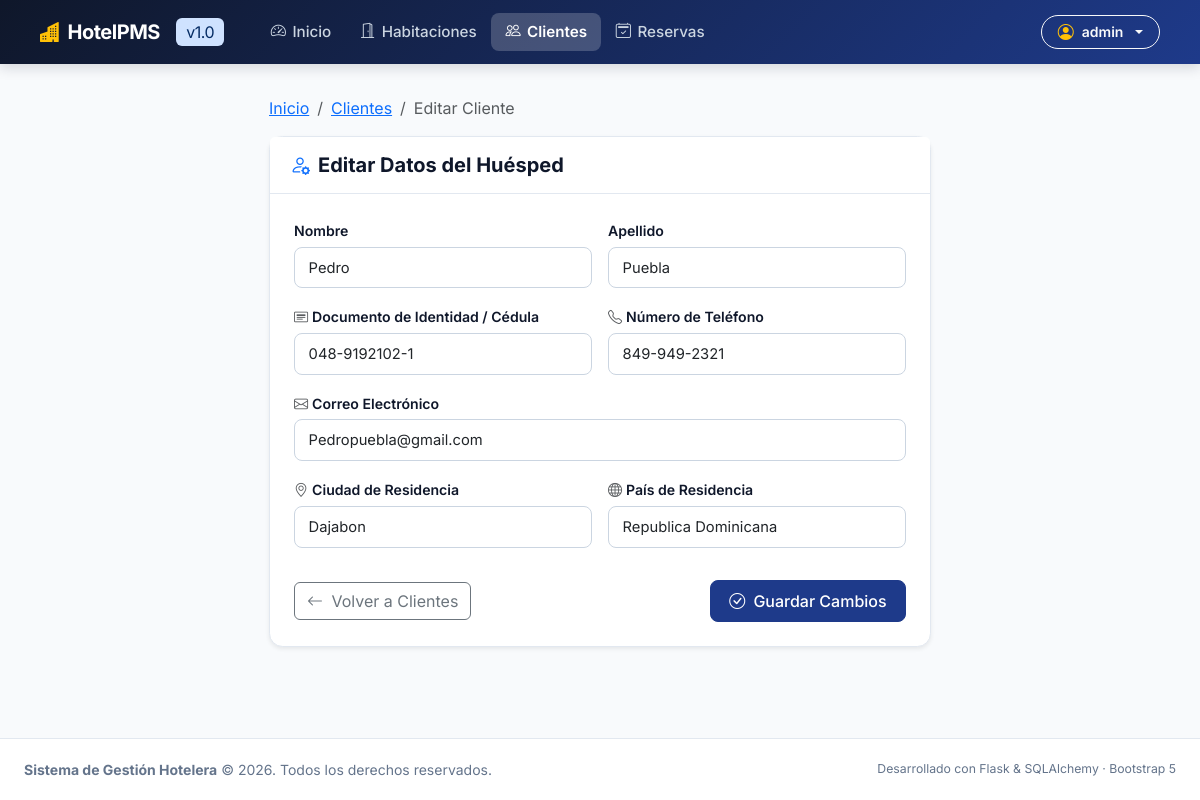
Page /clientes/editar/5 (signed in) on the committed database.
### app/models.py (models this page shows, shortened)
class Usuario(database.Model, UserMixin):
    __tablename__ = "usuarios"
    id: Mapped[int] = mapped_column(primary_key=True)
    username: Mapped[str] = mapped_column(String(50), unique=True, index=True)
    email: Mapped[str] = mapped_column(String(120), unique=True, index=True)
    password_hash: Mapped[str] = mapped_column(String(255))
    nombre_completo: Mapped[str | None] = mapped_column(String(100), default=None)
    rol: Mapped[str] = mapped_column(String(20), default="admin")
    fecha_creacion: Mapped[date] = mapped_column(default=date.today)

class Cliente(database.Model):
    __tablename__ = "clientes"
    id: Mapped[int] = mapped_column(primary_key=True)
    nombre: Mapped[str] = mapped_column(String(60))
    apellido: Mapped[str] = mapped_column(String(60))
    id_documento: Mapped[str] = mapped_column(String(30), unique=True)
    telefono: Mapped[str] = mapped_column(String(25))
    correo: Mapped[str] = mapped_column(String(120), unique=True)
    ciudad_residencia: Mapped[str | None] = mapped_column(String(80), nullable=True)
    pais_residencia: Mapped[str | None] = mapped_column(String(80), nullable=True)
    fecha_registro: Mapped[date] = mapped_column(default=date.today)

### app/routes.py (the view, shortened to what this page needs)
@aplicacion.route("/clientes/editar/<int:id>", methods=["GET", "POST"])
@login_required
def editar_cliente(id):
    cliente = Cliente.query.get_or_404(id)
    formulario = ClienteForm(obj=cliente)
    return render_template("editar_cliente.html", formulario=formulario, cliente=cliente)

### app/forms.py
class ClienteForm(FlaskForm):
    nombre = StringField("Nombre", validators=[DataRequired(message="El nombre es obligatorio.")])
    apellido = StringField("Apellido", validators=[DataRequired(message="El apellido es obligatorio.")])
    id_documento = StringField("Documento de Identidad / Cédula", validators=[DataRequired(message="El documento es obligatorio.")])
    telefono = StringField("Número de Teléfono", validators=[DataRequired(message="El teléfono es obligatorio.")])
    correo = StringField(
        "Correo Electrónico",
        validators=[
            DataRequired(message="El correo es obligatorio."),
            Email(message="Introduce un correo electrónico válido.")
        ]
    )
    ciudad_residencia = StringField("Ciudad de Residencia", validators=[Optional()])
    pais_residencia = StringField("País de Residencia", validators=[Optional()])
    enviar = SubmitField("Guardar Huésped")

### app/__init__.py (called while the page is built)
@login_manager.user_loader
def load_user(user_id: str):
    return app.models.Usuario.query.get(int(user_id))

### app/templates/editar_cliente.html (shortened to what this page needs)
{% extends "base.html" %}
{% block content %}
<div class="row justify-content-center">
    <div class="col-lg-7 col-md-9">
        <nav aria-label="breadcrumb" class="mb-3">
            <ol class="breadcrumb">
                <li class="breadcrumb-item"><a href="{{ url_for('inicio') }}">Inicio</a></li>
                <li class="breadcrumb-item"><a href="{{ url_for('clientes') }}">Clientes</a></li>
                <li class="breadcrumb-item active" aria-current="page">Editar Cliente</li>
            </ol>
        </nav>
        <div class="card card-hotel shadow-sm">
            <div class="card-header bg-white py-3">
                <h5 class="fw-bold mb-0 d-flex align-items-center gap-2">
                    <i class="bi bi-person-gear text-primary"></i>
                    <span>Editar Datos del Huésped</span>
                </h5>
            </div>
            <div class="card-body p-4">
                <form method="POST" novalidate>
                    <div class="row g-3 mb-3">
                        <div class="col-sm-6">
                            <label class="form-label" for="{{ formulario.nombre.id }}">
                                {{ formulario.nombre.label.text }}
                            </label>
                            {{ formulario.nombre(class="form-control" + (" is-invalid" if formulario.nombre.errors else "")) }}
                        </div>
                        <div class="col-sm-6">
                            <label class="form-label" for="{{ formulario.apellido.id }}">
                                {{ formulario.apellido.label.text }}
                            </label>
                            {{ formulario.apellido(class="form-control" + (" is-invalid" if formulario.apellido.errors else "")) }}
                        </div>
                    </div>
                    <div class="row g-3 mb-3">
                        <div class="col-sm-6">
                            <label class="form-label" for="{{ formulario.id_documento.id }}">
                                <i class="bi bi-card-heading text-muted me-1"></i>{{ formulario.id_documento.label.text }}
                            </label>
                            {{ formulario.id_documento(class="form-control" + (" is-invalid" if formulario.id_documento.errors else "")) }}
                        </div>
                        <div class="col-sm-6">
                            <label class="form-label" for="{{ formulario.telefono.id }}">
                                <i class="bi bi-telephone text-muted me-1"></i>{{ formulario.telefono.label.text }}
                            </label>
                            {{ formulario.telefono(class="form-control" + (" is-invalid" if formulario.telefono.errors else "")) }}
                        </div>
                    </div>
                    <div class="mb-3">
                        <label class="form-label" for="{{ formulario.correo.id }}">
                            <i class="bi bi-envelope text-muted me-1"></i>{{ formulario.correo.label.text }}
                        </label>
                        {{ formulario.correo(class="form-control" + (" is-invalid" if formulario.correo.errors else ""), type="email") }}
                    </div>
                    <div class="row g-3 mb-4">
                        <div class="col-sm-6">
                            <label class="form-label" for="{{ formulario.ciudad_residencia.id }}">
                                <i class="bi bi-geo-alt text-muted me-1"></i>{{ formulario.ciudad_residencia.label.text }}
                            </label>
                            {{ formulario.ciudad_residencia(class="form-control" + (" is-invalid" if formulario.ciudad_residencia.errors else "")) }}
                        </div>
                        <div class="col-sm-6">
                            <label class="form-label" for="{{ formulario.pais_residencia.id }}">
                                <i class="bi bi-globe text-muted me-1"></i>{{ formulario.pais_residencia.label.text }}
                            </label>
                            {{ formulario.pais_residencia(class="form-control" + (" is-invalid" if formulario.pais_residencia.errors else "")) }}
                        </div>
                    </div>
                    <div class="d-flex justify-content-between align-items-center pt-2">
                        <a href="{{ url_for('clientes') }}" class="btn btn-outline-secondary">
                            <i class="bi bi-arrow-left me-1"></i> Volver a Clientes
                        </a>
                        <button type="submit" class="btn btn-hotel-primary">
                            <i class="bi bi-check-circle me-1"></i> Guardar Cambios
                        </button>
                    </div>
                </form>
            </div>
        </div>
    </div>
</div>
{% endblock %}

### app/templates/base.html (shortened to what this page needs)
<!DOCTYPE html>
<html lang="es">
<head>
    <link href="https://cdn.jsdelivr.net/npm/bootstrap@5.3.3/dist/css/bootstrap.min.css" rel="stylesheet">
    <link rel="stylesheet" href="https://cdn.jsdelivr.net/npm/bootstrap-icons@1.11.3/font/bootstrap-icons.min.css">
    <link rel="stylesheet" href="{{ url_for('static', filename='style.css') }}">
</head>
<body>
    <nav class="navbar navbar-expand-lg navbar-dark navbar-hotel sticky-top">
        <div class="container-fluid px-lg-4">
            <a class="navbar-brand" href="{{ url_for('inicio') }}">
                <i class="bi bi-buildings-fill text-warning"></i>
                <span>HotelPMS</span>
                <span class="badge bg-primary-subtle text-primary-emphasis ms-2 fs-6 fw-normal d-none d-sm-inline">v1.0</span>
            </a>
            <div class="collapse navbar-collapse" id="navMenu">
                <ul class="navbar-nav me-auto mb-2 mb-lg-0 ms-lg-3">
                    <li class="nav-item">
                        <a class="nav-link {% if request.endpoint == 'inicio' %}active{% endif %}" href="{{ url_for('inicio') }}">
                            <i class="bi bi-speedometer2"></i> Inicio
                        </a>
                    </li>
                    <li class="nav-item">
                        <a class="nav-link {% if request.endpoint and 'habitacion' in request.endpoint %}active{% endif %}" href="{{ url_for('habitaciones') }}">
                            <i class="bi bi-door-open"></i> Habitaciones
                        </a>
                    </li>
                    <li class="nav-item">
                        <a class="nav-link {% if request.endpoint and 'cliente' in request.endpoint %}active{% endif %}" href="{{ url_for('clientes') }}">
                            <i class="bi bi-people"></i> Clientes
                        </a>
                    </li>
                    <li class="nav-item">
                        <a class="nav-link {% if request.endpoint and 'reserva' in request.endpoint %}active{% endif %}" href="{{ url_for('reservas') }}">
                            <i class="bi bi-calendar2-check"></i> Reservas
                        </a>
                    </li>
                </ul>
                <div class="d-flex align-items-center gap-2">
                    {% if current_user.is_authenticated %}
                        <div class="dropdown">
                            <button class="btn btn-sm btn-outline-light dropdown-toggle d-flex align-items-center gap-2 py-1 px-3 rounded-pill" type="button" data-bs-toggle="dropdown" aria-expanded="false">
                                <i class="bi bi-person-circle text-warning fs-6"></i>
                                <span class="fw-semibold">{{ current_user.username }}</span>
                            </button>
                        </div>
                    {% endif %}
                </div>
            </div>
        </div>
    </nav>
    <main class="container-fluid px-lg-4 my-3 flex-grow-1">
        {% block content %}{% endblock %}
    </main>
    <footer class="footer-hotel">
        <div class="container-fluid px-lg-4 d-flex flex-column flex-sm-row justify-content-between align-items-center gap-2">
            <div>
                <strong>Sistema de Gestión Hotelera</strong> &copy; 2026. Todos los derechos reservados.
            </div>
            <div class="small">
                Desarrollado con Flask & SQLAlchemy &middot; Bootstrap 5
            </div>
        </div>
    </footer>
</body>
</html>

### app/static/style.css (style rules this page uses)
:root { --hotel-primary: #1e3a8a; --hotel-primary-hover: #172554; --hotel-secondary: #0d9488; --hotel-accent: #f59e0b; --hotel-dark: #0f172a; --hotel-bg: #f8fafc; --hotel-card-bg: #ffffff; --hotel-text-main: #1e293b; --hotel-text-muted: #64748b; --hotel-border: #e2e8f0; }
body { background-color: var(--hotel-bg); color: var(--hotel-text-main); font-family: 'Inter', system-ui, -apple-system, "Segoe UI", Roboto, "Helvetica Neue", sans-serif; min-height: 100vh; display: flex; flex-direction: column; }
.navbar-hotel { background: linear-gradient(135deg, #0f172a 0%, #1e3a8a 100%); box-shadow: 0 4px 12px rgba(15, 23, 42, 0.15); padding: 0.75rem 1rem; }
.navbar-hotel .navbar-brand { font-weight: 700; font-size: 1.25rem; color: #ffffff !important; letter-spacing: -0.025em; display: flex; align-items: center; gap: 0.5rem; }
.navbar-hotel .nav-link { color: #cbd5e1 !important; font-weight: 500; font-size: 0.95rem; padding: 0.5rem 0.9rem !important; border-radius: 0.5rem; transition: all 0.2s ease-in-out; display: flex; align-items: center; gap: 0.4rem; }
.navbar-hotel .nav-link.active { color: #ffffff !important; background-color: rgba(255, 255, 255, 0.2); font-weight: 600; }
.card-hotel { background-color: var(--hotel-card-bg); border: 1px solid var(--hotel-border); border-radius: 0.85rem; box-shadow: 0 1px 3px rgba(0, 0, 0, 0.05), 0 1px 2px rgba(0, 0, 0, 0.03); transition: transform 0.2s ease, box-shadow 0.2s ease; }
.card-hotel .card-header { background-color: transparent; border-bottom: 1px solid var(--hotel-border); font-weight: 600; color: var(--hotel-dark); padding: 1rem 1.25rem; display: flex; align-items: center; justify-content: space-between; }
.btn-hotel-primary { background-color: var(--hotel-primary); border-color: var(--hotel-primary); color: #ffffff; font-weight: 500; border-radius: 0.5rem; padding: 0.5rem 1.15rem; transition: all 0.2s ease; }
.form-label { font-weight: 600; font-size: 0.88rem; color: var(--hotel-dark); margin-bottom: 0.35rem; }
.form-control, .form-select { border-radius: 0.5rem; border: 1px solid #cbd5e1; padding: 0.55rem 0.85rem; font-size: 0.92rem; transition: border-color 0.2s ease, box-shadow 0.2s ease; }
.footer-hotel { margin-top: auto; background-color: #ffffff; border-top: 1px solid var(--hotel-border); padding: 1.25rem 0; color: var(--hotel-text-muted); font-size: 0.875rem; }

### rows in the picture
Usuario: username "admin"
Cliente: nombre "Pedro", apellido "Puebla", id_documento "048-9192102-1", telefono "849-949-2321", correo "Pedropuebla@gmail.com", ciudad_residencia "Dajabon", pais_residencia "Republica Dominicana"
